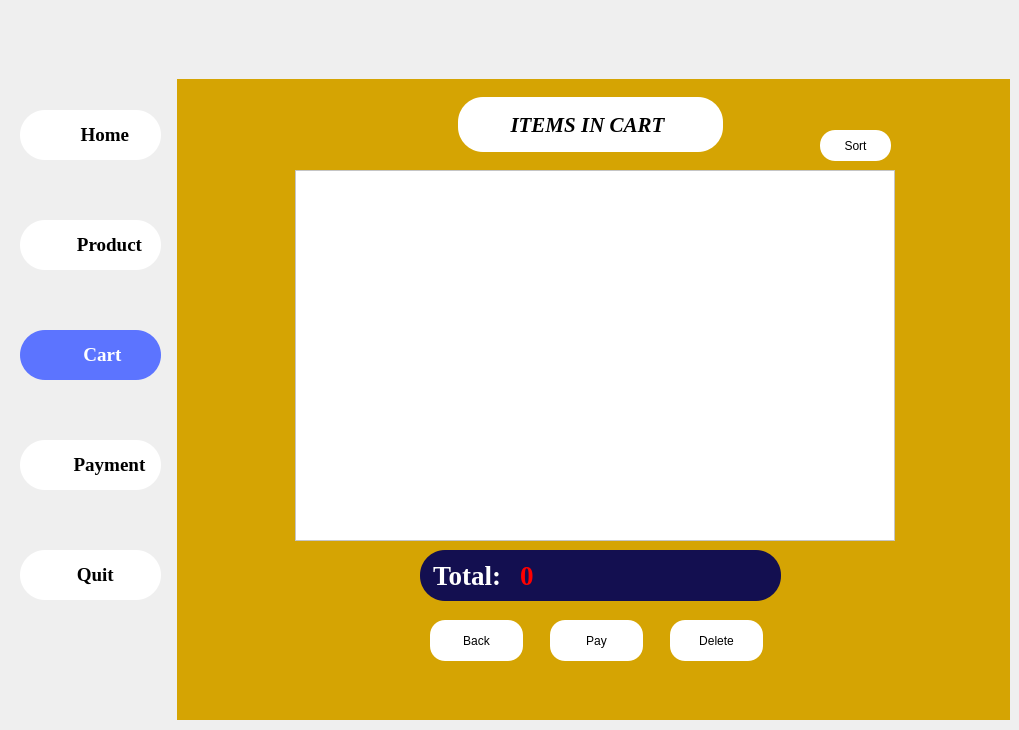
    <widget class="QWidget" name="page_2">
     <widget class="QLabel" name="lbBackground">
      <property name="geometry">
       <rect>
        <x>0</x>
        <y>0</y>
        <width>1010</width>
        <height>721</height>
       </rect>
      </property>
      <property name="styleSheet">
       <string notr="true">image: url(:/Resource/img/index0.png);</string>
      </property>
      <property name="text">
       <string/>
      </property>
     </widget>
     <widget class="QPushButton" name="btnProduct_2">
      <property name="geometry">
       <rect>
        <x>20</x>
        <y>220</y>
        <width>141</width>
        <height>50</height>
       </rect>
      </property>
      <property name="font">
       <font>
        <family>Times New Roman</family>
        <pointsize>14</pointsize>
        <bold>true</bold>
       </font>
      </property>
      <property name="styleSheet">
       <string notr="true">QPushButton#btnProduct_2 {
    background-color: white;
	color: black;
	border-radius:25px;
}

QPushButton#btnProduct_2:hover {
    background-color:#5c74ff;
	color:white;
}
</string>
      </property>
      <property name="text">
       <string>        Product</string>
      </property>
     </widget>
     <widget class="QPushButton" name="btnCart_2">
      <property name="geometry">
       <rect>
        <x>20</x>
        <y>330</y>
        <width>141</width>
        <height>50</height>
       </rect>
      </property>
      <property name="font">
       <font>
        <family>Times New Roman</family>
        <pointsize>14</pointsize>
        <bold>true</bold>
       </font>
      </property>
      <property name="styleSheet">
       <string notr="true">QPushButton#btnCart_2 {
  background-color: #5c74ff;
	color: white;
	border-radius:25px;
}

</string>
      </property>
      <property name="text">
       <string>     Cart</string>
      </property>
     </widget>
     <widget class="QPushButton" name="btnPayment_2">
      <property name="geometry">
       <rect>
        <x>20</x>
        <y>440</y>
        <width>141</width>
        <height>50</height>
       </rect>
      </property>
      <property name="font">
       <font>
        <family>Times New Roman</family>
        <pointsize>14</pointsize>
        <bold>true</bold>
       </font>
      </property>
      <property name="styleSheet">
       <string notr="true">QPushButton#btnPayment_2 {
    background-color: white;
	color: black;
	border-radius:25px;
}

QPushButton#btnPayment_2:hover {
    background-color:#5c74ff;
	color:white;
}
</string>
      </property>
      <property name="text">
       <string>        Payment</string>
      </property>
     </widget>
     <widget class="QPushButton" name="btnQuit_2">
      <property name="geometry">
       <rect>
        <x>20</x>
        <y>550</y>
        <width>141</width>
        <height>50</height>
       </rect>
      </property>
      <property name="font">
       <font>
        <family>Times New Roman</family>
        <pointsize>14</pointsize>
        <bold>true</bold>
       </font>
      </property>
      <property name="styleSheet">
       <string notr="true">QPushButton#btnQuit_2 {
    background-color: white;
	color: black;
	border-radius:25px;
}

QPushButton#btnQuit_2:hover {
    background-color:#5c74ff;
	color:white;
}
</string>
      </property>
      <property name="text">
       <string>  Quit</string>
      </property>
     </widget>
     <widget class="QLabel" name="lbCart">
      <property name="geometry">
       <rect>
        <x>458</x>
        <y>97</y>
        <width>265</width>
        <height>55</height>
       </rect>
      </property>
      <property name="font">
       <font>
        <family>Times New Roman</family>
        <pointsize>16</pointsize>
        <italic>true</italic>
        <bold>true</bold>
       </font>
      </property>
      <property name="styleSheet">
       <string notr="true"> border-radius:25px;
background-color: rgb(255, 255, 255);
color:black;
font: 700 italic 16pt &quot;Times New Roman&quot;;</string>
      </property>
      <property name="text">
       <string>          ITEMS IN CART</string>
      </property>
     </widget>
     <widget class="QListWidget" name="lsItemInCart">
      <property name="geometry">
       <rect>
        <x>295</x>
        <y>170</y>
        <width>600</width>
        <height>371</height>
       </rect>
      </property>
      <property name="styleSheet">
       <string notr="true">
background-color: rgb(255, 255, 255);
color:black;</string>
      </property>
     </widget>
     <widget class="QLabel" name="lbTotal">
      <property name="geometry">
       <rect>
        <x>420</x>
        <y>550</y>
        <width>361</width>
        <height>51</height>
       </rect>
      </property>
      <property name="font">
       <font>
        <family>Times New Roman</family>
        <pointsize>20</pointsize>
        <italic>false</italic>
        <bold>true</bold>
       </font>
      </property>
      <property name="styleSheet">
       <string notr="true">background-color: #130F50;
font: 700 20pt &quot;Times New Roman&quot;;
color:white;
border-radius:25px;</string>
      </property>
      <property name="text">
       <string>  Total:</string>
      </property>
     </widget>
     <widget class="QLabel" name="lbTotalPrice">
      <property name="geometry">
       <rect>
        <x>520</x>
        <y>560</y>
        <width>231</width>
        <height>31</height>
       </rect>
      </property>
      <property name="font">
       <font>
        <family>Times New Roman</family>
        <pointsize>20</pointsize>
        <italic>false</italic>
        <bold>true</bold>
       </font>
      </property>
      <property name="styleSheet">
       <string notr="true">color:red;
font: 700 20pt &quot;Times New Roman&quot;;</string>
      </property>
      <property name="text">
       <string>0</string>
      </property>
     </widget>
     <widget class="QPushButton" name="btnBack">
      <property name="geometry">
       <rect>
        <x>430</x>
        <y>620</y>
        <width>93</width>
        <height>41</height>
       </rect>
      </property>
      <property name="styleSheet">
       <string notr="true">QPushButton#btnBack {
	font: 9pt &quot;Segoe UI&quot;;
    background-color:white ;
	border-radius:15px;
	color:black;
	font: &quot;Times New Roman&quot;;
}

QPushButton#btnBack:hover {
    background-color:#315945;
	color:white;
}</string>
      </property>
      <property name="text">
       <string>Back</string>
      </property>
     </widget>
     <widget class="QPushButton" name="btnPay">
      <property name="geometry">
       <rect>
        <x>550</x>
        <y>620</y>
        <width>93</width>
        <height>41</height>
       </rect>
      </property>
      <property name="styleSheet">
       <string notr="true">QPushButton#btnPay {
	font: 9pt &quot;Segoe UI&quot;;
    background-color:white ;
	border-radius:15px;
	color:black;
	font: &quot;Times New Roman&quot;;
}

QPushButton#btnPay:hover {
    background-color:#315945;
	color:white;
}</string>
      </property>
      <property name="text">
       <string>Pay</string>
      </property>
     </widget>
     <widget class="QPushButton" name="btnHome_3">
      <property name="geometry">
       <rect>
        <x>20</x>
        <y>110</y>
        <width>141</width>
        <height>50</height>
       </rect>
      </property>
      <property name="font">
       <font>
        <family>Times New Roman</family>
        <pointsize>14</pointsize>
        <bold>true</bold>
       </font>
      </property>
      <property name="styleSheet">
       <string notr="true">QPushButton#btnHome_3 {
    background-color: white;
	color: black;
	border-radius:25px;
}

QPushButton#btnHome_3:hover {
    background-color:#5c74ff;
	color:white;
}
</string>
      </property>
      <property name="text">
       <string>      Home</string>
      </property>
     </widget>
     <widget class="QLabel" name="label_20">
      <property name="geometry">
       <rect>
        <x>20</x>
        <y>110</y>
        <width>60</width>
        <height>50</height>
       </rect>
      </property>
      <property name="styleSheet">
       <string notr="true">image: url(:/Resource/logo/logohome.png);</string>
      </property>
      <property name="text">
       <string/>
      </property>
     </widget>
     <widget class="QLabel" name="label_21">
      <property name="geometry">
       <rect>
        <x>20</x>
        <y>220</y>
        <width>60</width>
        <height>50</height>
       </rect>
      </property>
      <property name="styleSheet">
       <string notr="true">image: url(:/Resource/logo/logomenuProduct.png);</string>
      </property>
      <property name="text">
       <string/>
      </property>
     </widget>
     <widget class="QLabel" name="label_22">
      <property name="geometry">
       <rect>
        <x>20</x>
        <y>330</y>
        <width>60</width>
        <height>50</height>
       </rect>
      </property>
      <property name="styleSheet">
       <string notr="true">image: url(:/Resource/logo/logomenuCart.png);</string>
      </property>
      <property name="text">
       <string/>
      </property>
     </widget>
     <widget class="QLabel" name="label_23">
      <property name="geometry">
       <rect>
        <x>20</x>
        <y>440</y>
        <width>60</width>
        <height>50</height>
       </rect>
      </property>
      <property name="styleSheet">
       <string notr="true">image: url(:/Resource/logo/logomenupayment.png);</string>
      </property>
      <property name="text">
       <string/>
      </property>
     </widget>
     <widget class="QLabel" name="label_24">
      <property name="geometry">
       <rect>
        <x>20</x>
        <y>550</y>
        <width>60</width>
        <height>50</height>
       </rect>
      </property>
      <property name="styleSheet">
       <string notr="true">image: url(:/Resource/logo/logomenuquit.png);</string>
      </property>
      <property name="text">
       <string/>
      </property>
     </widget>
     <widget class="QLabel" name="lblLogoKT_3">
      <property name="geometry">
       <rect>
        <x>0</x>
        <y>20</y>
        <width>70</width>
        <height>50</height>
       </rect>
      </property>
      <property name="styleSheet">
       <string notr="true">image: url(:/Resource/logo/logoKT.png);</string>
      </property>
      <property name="text">
       <string/>
      </property>
     </widget>
     <widget class="QLabel" name="lblBackground">
      <property name="geometry">
       <rect>
        <x>177</x>
        <y>79</y>
        <width>833</width>
        <height>641</height>
       </rect>
      </property>
      <property name="styleSheet">
       <string notr="true">
background-color: rgb(213, 164, 3);
</string>
      </property>
      <property name="text">
       <string/>
      </property>
     </widget>
     <widget class="QPushButton" name="btnDel">
      <property name="enabled">
       <bool>true</bool>
      </property>
      <property name="geometry">
       <rect>
        <x>670</x>
        <y>620</y>
        <width>93</width>
        <height>41</height>
       </rect>
      </property>
      <property name="font">
       <font>
        <family>Segoe UI</family>
        <pointsize>9</pointsize>
        <italic>false</italic>
        <bold>false</bold>
        <kerning>true</kerning>
       </font>
      </property>
      <property name="autoFillBackground">
       <bool>false</bool>
      </property>
      <property name="styleSheet">
       <string notr="true">QPushButton#btnDel {
	font: 9pt &quot;Segoe UI&quot;;
    background-color:white ;
	border-radius:15px;
	color:black;
	font: &quot;Times New Roman&quot;;
}

QPushButton#btnDel:hover {
    background-color:#315945;
	color:white;
}</string>
      </property>
      <property name="text">
       <string>Delete</string>
      </property>
     </widget>
     <widget class="QPushButton" name="btnSort">
      <property name="enabled">
       <bool>true</bool>
      </property>
      <property name="geometry">
       <rect>
        <x>820</x>
        <y>130</y>
        <width>71</width>
        <height>31</height>
       </rect>
      </property>
      <property name="font">
       <font>
        <family>Segoe UI</family>
        <pointsize>9</pointsize>
        <italic>false</italic>
        <bold>false</bold>
        <kerning>true</kerning>
       </font>
      </property>
      <property name="autoFillBackground">
       <bool>false</bool>
      </property>
      <property name="styleSheet">
       <string notr="true">QPushButton#btnSort {
	font: 9pt &quot;Segoe UI&quot;;
    background-color:white ;
	border-radius:15px;
	color:black;
	font: &quot;Times New Roman&quot;;
}

QPushButton#btnSort:hover {
    background-color:#315945;
	color:white;
}</string>
      </property>
      <property name="text">
       <string>Sort</string>
      </property>
     </widget>
     <zorder>lbBackground</zorder>
     <zorder>btnProduct_2</zorder>
     <zorder>btnCart_2</zorder>
     <zorder>btnPayment_2</zorder>
     <zorder>btnQuit_2</zorder>
     <zorder>btnHome_3</zorder>
     <zorder>label_20</zorder>
     <zorder>label_21</zorder>
     <zorder>label_22</zorder>
     <zorder>label_23</zorder>
     <zorder>label_24</zorder>
     <zorder>lblLogoKT_3</zorder>
     <zorder>lblBackground</zorder>
     <zorder>lbCart</zorder>
     <zorder>lsItemInCart</zorder>
     <zorder>lbTotal</zorder>
     <zorder>btnBack</zorder>
     <zorder>btnPay</zorder>
     <zorder>lbTotalPrice</zorder>
     <zorder>btnDel</zorder>
     <zorder>btnSort</zorder>
    </widget>
